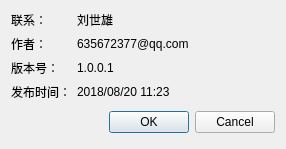
<?xml version="1.0" encoding="UTF-8"?>
<ui version="4.0">
 <class>AboutDialog</class>
 <widget class="QDialog" name="AboutDialog">
  <property name="geometry">
   <rect>
    <x>0</x>
    <y>0</y>
    <width>286</width>
    <height>139</height>
   </rect>
  </property>
  <property name="windowTitle">
   <string>About</string>
  </property>
  <layout class="QVBoxLayout" name="verticalLayout_3">
   <item>
    <spacer name="verticalSpacer_2">
     <property name="orientation">
      <enum>Qt::Vertical</enum>
     </property>
     <property name="sizeHint" stdset="0">
      <size>
       <width>20</width>
       <height>22</height>
      </size>
     </property>
    </spacer>
   </item>
   <item>
    <layout class="QHBoxLayout" name="horizontalLayout">
     <item>
      <layout class="QVBoxLayout" name="verticalLayout">
       <item>
        <widget class="QLabel" name="label_3">
         <property name="text">
          <string>联系：</string>
         </property>
        </widget>
       </item>
       <item>
        <widget class="QLabel" name="label_2">
         <property name="text">
          <string>作者：</string>
         </property>
        </widget>
       </item>
       <item>
        <widget class="QLabel" name="label">
         <property name="text">
          <string>版本号：</string>
         </property>
        </widget>
       </item>
       <item>
        <widget class="QLabel" name="label_4">
         <property name="text">
          <string>发布时间：</string>
         </property>
        </widget>
       </item>
      </layout>
     </item>
     <item>
      <layout class="QVBoxLayout" name="verticalLayout_2">
       <item>
        <widget class="QLabel" name="lbl_version_2">
         <property name="text">
          <string>刘世雄</string>
         </property>
        </widget>
       </item>
       <item>
        <widget class="QLabel" name="lbl_version_3">
         <property name="text">
          <string>635672377@qq.com</string>
         </property>
        </widget>
       </item>
       <item>
        <widget class="QLabel" name="lbl_version">
         <property name="text">
          <string>1.0.0.1</string>
         </property>
        </widget>
       </item>
       <item>
        <widget class="QLabel" name="lbl_compile_time">
         <property name="text">
          <string>2018/08/20 11:23</string>
         </property>
        </widget>
       </item>
      </layout>
     </item>
     <item>
      <spacer name="horizontalSpacer_2">
       <property name="orientation">
        <enum>Qt::Horizontal</enum>
       </property>
       <property name="sizeHint" stdset="0">
        <size>
         <width>40</width>
         <height>20</height>
        </size>
       </property>
      </spacer>
     </item>
    </layout>
   </item>
   <item>
    <spacer name="verticalSpacer">
     <property name="orientation">
      <enum>Qt::Vertical</enum>
     </property>
     <property name="sizeHint" stdset="0">
      <size>
       <width>20</width>
       <height>23</height>
      </size>
     </property>
    </spacer>
   </item>
   <item>
    <layout class="QHBoxLayout">
     <property name="spacing">
      <number>6</number>
     </property>
     <property name="leftMargin">
      <number>0</number>
     </property>
     <property name="topMargin">
      <number>0</number>
     </property>
     <property name="rightMargin">
      <number>0</number>
     </property>
     <property name="bottomMargin">
      <number>0</number>
     </property>
     <item>
      <spacer>
       <property name="orientation">
        <enum>Qt::Horizontal</enum>
       </property>
       <property name="sizeHint" stdset="0">
        <size>
         <width>131</width>
         <height>31</height>
        </size>
       </property>
      </spacer>
     </item>
     <item>
      <widget class="QPushButton" name="okButton">
       <property name="text">
        <string>OK</string>
       </property>
      </widget>
     </item>
     <item>
      <widget class="QPushButton" name="cancelButton">
       <property name="text">
        <string>Cancel</string>
       </property>
      </widget>
     </item>
    </layout>
   </item>
  </layout>
 </widget>
 <resources/>
 <connections>
  <connection>
   <sender>okButton</sender>
   <signal>clicked()</signal>
   <receiver>AboutDialog</receiver>
   <slot>accept()</slot>
   <hints>
    <hint type="sourcelabel">
     <x>278</x>
     <y>253</y>
    </hint>
    <hint type="destinationlabel">
     <x>96</x>
     <y>254</y>
    </hint>
   </hints>
  </connection>
  <connection>
   <sender>cancelButton</sender>
   <signal>clicked()</signal>
   <receiver>AboutDialog</receiver>
   <slot>reject()</slot>
   <hints>
    <hint type="sourcelabel">
     <x>369</x>
     <y>253</y>
    </hint>
    <hint type="destinationlabel">
     <x>179</x>
     <y>282</y>
    </hint>
   </hints>
  </connection>
 </connections>
</ui>
